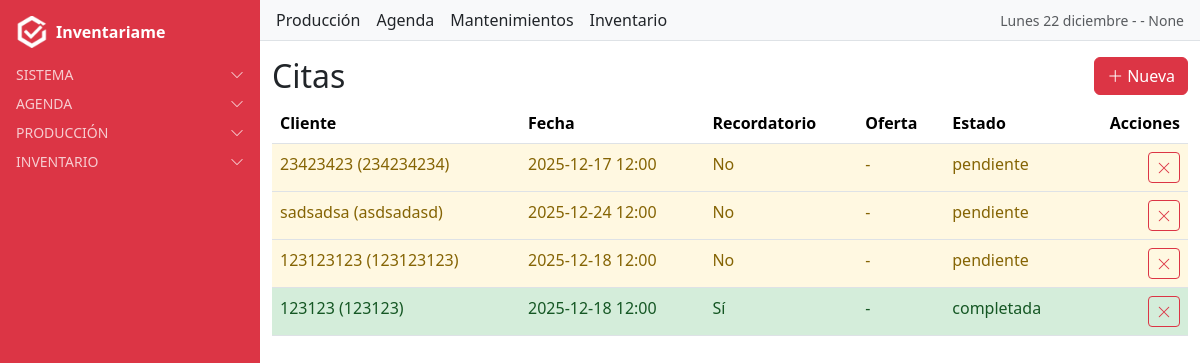
/citas/ (signed in), run on an earlier commit of the app's database.
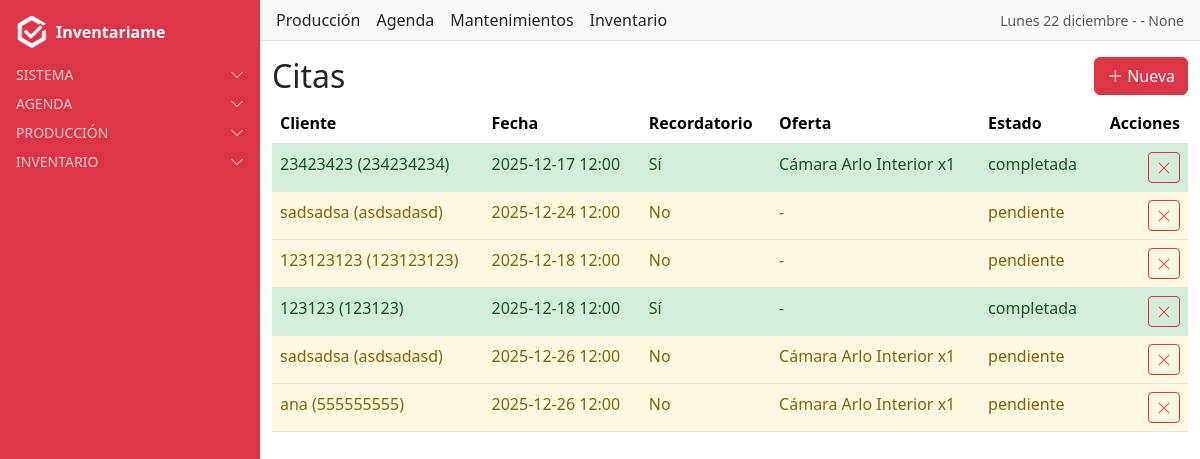
And on a later commit of the database.
### users/models.py (models this page shows, shortened)
class PerfilUsuario(models.Model):
    TIPOS_USUARIO = [
        ("grupo", "Grupo"),
        ("individual", "Individual"),
    ]
    usuario = models.OneToOneField(User, on_delete=models.CASCADE, related_name="perfil")
    tipo_usuario = models.CharField(max_length=10, choices=TIPOS_USUARIO, default="individual")
    matricula = models.CharField(
        max_length=50,
        unique=True,              # ✅ ahora no se puede repetir
        blank=True,
        null=True,
        help_text="Identificador único de matrícula"
    )
    nombre_grupo = models.CharField(max_length=100, blank=True, null=True)
    grupo_django = models.ForeignKey(Group, on_delete=models.SET_NULL, blank=True, null=True)
    creado = models.DateTimeField(auto_now_add=True)
    actualizado = models.DateTimeField(auto_now=True)

### citas/models.py (models this page shows, shortened)
class Cita(models.Model):
    ESTADOS = [
        ("pendiente", "Pendiente"),
        ("completada", "Completada"),
    ]
    cliente = models.ForeignKey(Cliente, on_delete=models.CASCADE, related_name='citas')
    usuario = models.ForeignKey(User, on_delete=models.CASCADE, related_name='citas')
    fecha = models.DateTimeField()
    recordatorio = models.BooleanField(default=False, blank=True)
    estado = models.CharField(max_length=20, choices=ESTADOS, default="pendiente", blank=True)
    numero_instalacion = models.IntegerField(default=0)
    observaciones = models.TextField(blank=True, null=True)
    ofertas = models.ManyToManyField(Oferta, through="CitaOferta", related_name="citas")
    class Meta:
        verbose_name = "Cita"
        verbose_name_plural = "Citas"

class CitaOferta(models.Model):
    cita = models.ForeignKey(Cita, on_delete=models.CASCADE, related_name="cita_ofertas")
    oferta = models.ForeignKey(Oferta, on_delete=models.CASCADE)
    cantidad = models.PositiveIntegerField(default=1)

### clientes/models.py (models this page shows)
class Cliente(models.Model):
    nombre = models.CharField(max_length=200)
    telefono = models.CharField(max_length=20, blank=True, null=True)  # NUEVO CAMPO
    direccion = models.ForeignKey(
        Address,
        on_delete=models.SET_NULL,
        null=True,
        blank=True,
        related_name="clientes_principal"
    )
    usuario = models.ForeignKey(
        User,
        on_delete=models.CASCADE,
        related_name="clientes",
        null=True,  # permite nulos en registros antiguos
        blank=True  # permite dejarlo vacío en formularios
    )
    class Meta:
        verbose_name = "Cliente"
        verbose_name_plural = "Clientes"
    def __str__(self):
        return f"{self.nombre} ({self.telefono or 'sin teléfono'})"

### oferta/models.py (models this page shows, shortened)
class Oferta(models.Model):
    nombre = models.CharField(max_length=150)
    referencia = models.ForeignKey(
        Referencia,
        on_delete=models.CASCADE,
        related_name="ofertas",
        default=1
    )
    valor = models.IntegerField(
        choices=[(3, "0 + 3"), (4, "0 + 4"), (5, "0 + 5"), (7, "0 + 7"), (10, "0 + 10")],
        help_text="Selecciona uno de los valores permitidos"
    )
    class Meta:
        verbose_name = "Oferta"
        verbose_name_plural = "Ofertas"
        ordering = ["nombre"]

### citas/views.py (the view)
# urls.py: path('', CitaListView.as_view(), name='cita_list'),
class CitaListView(LoginRequiredMixin, ListView):
    model = Cita
    template_name = "citas/citas_list.html"
    context_object_name = "object_list"
    def get_queryset(self):
        return (
            Cita.objects
            .select_related("cliente", "usuario")
            .prefetch_related("cita_ofertas__oferta")
        )

### inventariame/context_processors.py (called while the page is built)
def fecha_hoy(request):
    hoy = formats.date_format(datetime.now(), "l d F", use_l10n=True)
    return {"fecha_hoy": hoy.capitalize()}

def mes_y_anio(request):
    fecha = formats.date_format(datetime.now(), "F Y", use_l10n=True)
    return {"mes_y_anio": fecha.capitalize()}

### users/context_processors.py (called while the page is built)
def alertas_processor(request):
    if not request.user.is_authenticated:
        return {}
    ahora = timezone.now()
    proximas_con_recordatorio = Cita.objects.filter(
        usuario=request.user, recordatorio=True,
        fecha__gte=ahora, fecha__lte=ahora + timedelta(days=1)
    )
    if proximas_con_recordatorio.exists():
        return {"alertas": f"Tienes {proximas_con_recordatorio.count()} cita(s) con recordatorio en 24h"}
    return {}

### citas/templates/citas/citas_list.html
{% extends "base.html" %}
{% load tz %}
{% block content_authenticated %}
{% now "Y-m-d" as today %}
<div class="d-flex align-items-center justify-content-between mb-2">
  <h2 class="mb-0">Citas</h2>
  <a class="btn btn-danger" href="{% url 'cita_create_card' %}">
    <i class="bi bi-plus-lg me-1"></i>Nueva
  </a>
</div>
<table class="table table-hover">
  <thead>
    <tr>
      <th>Cliente</th>
      <th>Fecha</th>
      <th>Recordatorio</th>
      <th>Oferta</th>
      <th>Estado</th>
      <th class="text-end">Acciones</th>
    </tr>
  </thead>
  <tbody>
    {% for obj in object_list %}
    {% with cita_dia=obj.fecha|localtime|date:"Y-m-d" estado=obj.estado|lower %}
    <tr class="cita-row
      {% if estado == 'pendiente' and cita_dia == today %}
        cita-hoy cita-pendiente
      {% elif estado == 'pendiente' %}
        cita-pendiente
      {% elif estado == 'completada' %}
        cita-completada
      {% endif %}"
      onclick="window.location.href='{% url 'cita_detail' obj.pk %}'">
      <td>{{ obj.cliente }}</td>
      <td>{{ obj.fecha|localtime|date:"Y-m-d H:i" }}</td>
      <td>{{ obj.recordatorio|yesno:"Sí,No" }}</td>
      <td>
        {% if obj.cita_ofertas.all %}
          {% for co in obj.cita_ofertas.all %}
            {{ co.oferta.nombre }} x{{ co.cantidad }}<br>
          {% endfor %}
        {% else %}
          -
        {% endif %}
      </td>
      <td>{{ obj.estado|default:"-" }}</td>
      <td class="text-end">
        <a href="{% url 'cita_delete' obj.pk %}" class="btn btn-sm btn-outline-danger" title="Eliminar">
          <i class="bi bi-x-lg"></i>
        </a>
      </td>
    </tr>
    {% endwith %}
    {% empty %}
    <tr><td colspan="6">Sin registros</td></tr>
    {% endfor %}
  </tbody>
</table>
{% endblock %}

### templates/base.html (shortened to what this page needs)
{% load static %}
<!DOCTYPE html>
<html lang="es" data-theme="light">
<head>
  {% include "includes/head.html" %}
</head>
<body class="d-flex">
{% if request.user.is_authenticated %}
  {% include "includes/sidebar.html" %}
  <main class="flex-grow-1">
    {% include "includes/navbar_authenticated.html" %}
    <section class="container py-3">
      {% block content_authenticated %}{% endblock %}
    </section>
  </main>
{% endif %}
</body>
</html>

### templates/includes/head.html (shortened to what this page needs)
{% load static %}
<link href="https://cdn.jsdelivr.net/npm/bootstrap@5.3.2/dist/css/bootstrap.min.css" rel="stylesheet">
<link rel="stylesheet" href="{% static 'css/dashboard.css' %}">
<link rel="stylesheet" href="https://cdn.jsdelivr.net/npm/bootstrap-icons@1.11.1/font/bootstrap-icons.css">

### templates/includes/sidebar.html (shortened to what this page needs)
{% load static %}
<aside id="sidebar" class="sidebar bg-danger text-white p-3">
  <div class="d-flex align-items-center mb-3">
    <a href="{% url 'home' %}" class="d-flex align-items-center text-white text-decoration-none">
      <img src="{% static 'img/logo.png' %}" alt="Logo" class="logo-img me-2 logo-anim">
      <strong class="d-none d-lg-inline">Inventariame</strong>
    </a>
  </div>
  <div class="sidebar-section text-uppercase small opacity-75 mb-2">
    <a class="text-white text-decoration-none d-flex justify-content-between align-items-center"
      data-bs-toggle="collapse" href="#sistemaMenu" role="button" aria-expanded="false" aria-controls="sistemaMenu">
      Sistema <i class="bi bi-chevron-down"></i>
    </a>
  </div>
  <div class="sidebar-section text-uppercase small opacity-75 mb-2">
    <a class="text-white text-decoration-none d-flex justify-content-between align-items-center"
      data-bs-toggle="collapse" href="#agendaMenu" role="button" aria-expanded="false" aria-controls="agendaMenu">
      Agenda <i class="bi bi-chevron-down"></i>
    </a>
  </div>
  <div class="sidebar-section text-uppercase small opacity-75 mb-2">
    <a class="text-white text-decoration-none d-flex justify-content-between align-items-center"
      data-bs-toggle="collapse" href="#produccionMenu" role="button" aria-expanded="false" aria-controls="produccionMenu">
      Producción <i class="bi bi-chevron-down"></i>
    </a>
  </div>
  <div class="sidebar-section text-uppercase small opacity-75 mb-2">
    <a class="text-white text-decoration-none d-flex justify-content-between align-items-center"
      data-bs-toggle="collapse" href="#inventarioMenu" role="button" aria-expanded="false" aria-controls="inventarioMenu">
      Inventario <i class="bi bi-chevron-down"></i>
    </a>
  </div>
</aside>

### templates/includes/navbar_authenticated.html (shortened to what this page needs)
<nav class="navbar bg-light border-bottom px-3 d-flex flex-wrap align-items-center justify-content-between gap-3">
  <div class="d-none d-lg-flex gap-3">
    <a href="{% url 'users:dashboard' %}" class="nav-link text-dark">Producción</a>
    <a href="{% url 'cita_list' %}" class="nav-link text-dark">Agenda</a>
    <a href="{% url 'mantenimiento_list' %}" class="nav-link text-dark">Mantenimientos</a>
    <a href="{% url 'stock_list' %}" class="nav-link text-dark">Inventario</a>
  </div>
  <div class="d-flex align-items-center gap-2">
    <span class="text-muted small"> {{ fecha_hoy }} -  {{ user.first_name }} - {{ user.perfil.matricula }} </span>
  </div>
</nav>

### templates/includes/scripts.html (shortened to what this page needs)
{% load static %}

### static/css/dashboard.css (style rules this page uses)
.sidebar { width: 260px; min-height: 100vh; transition: transform 0.3s ease; background-color: #8a0000; color: #fff; padding-top: 1rem; }
.logo-img { height: 32px; max-width: 120px; object-fit: contain; }
@media (min-width: 992px) { #sidebar { transform: none !important; position: static; } }
.cita-row { cursor: pointer; transition: background-color 0.2s ease; }
.table-hover tbody tr.cita-pendiente > td, .table-hover tbody tr.cita-completada > td, .table-hover tbody tr.cita-hoy > td, .table-hover tbody tr.cita-hoy.cita-pendiente > td { box-shadow: none !important; }
.table-hover tbody tr.cita-completada > td { background-color: #d4edda !important; color: #155724; }
.table-hover tbody tr.cita-pendiente > td { background-color: #fff8e1 !important; color: #856404; }

What changed in the data, as far as the page shows it:
changed Cita (number 1 of 6 on the later page): recordatorio "No" → "Sí"; estado "pendiente" → "completada"; no longer shows "-"
added CitaOferta: oferta.nombre "Cámara Arlo Interior", cantidad "1", shown under Cita (number 1 of 6 on the later page)
added Cita: cliente "sadsadsa (asdsadasd)", fecha "2025-12-26 12:00", recordatorio "No", estado "pendiente"
added CitaOferta: oferta.nombre "Cámara Arlo Interior", cantidad "1", shown under "sadsadsa (asdsadasd)"
added Cita: cliente "ana (555555555)", fecha "2025-12-26 12:00", recordatorio "No", estado "pendiente"
added CitaOferta: oferta.nombre "Cámara Arlo Interior", cantidad "1", shown under "ana (555555555)"
